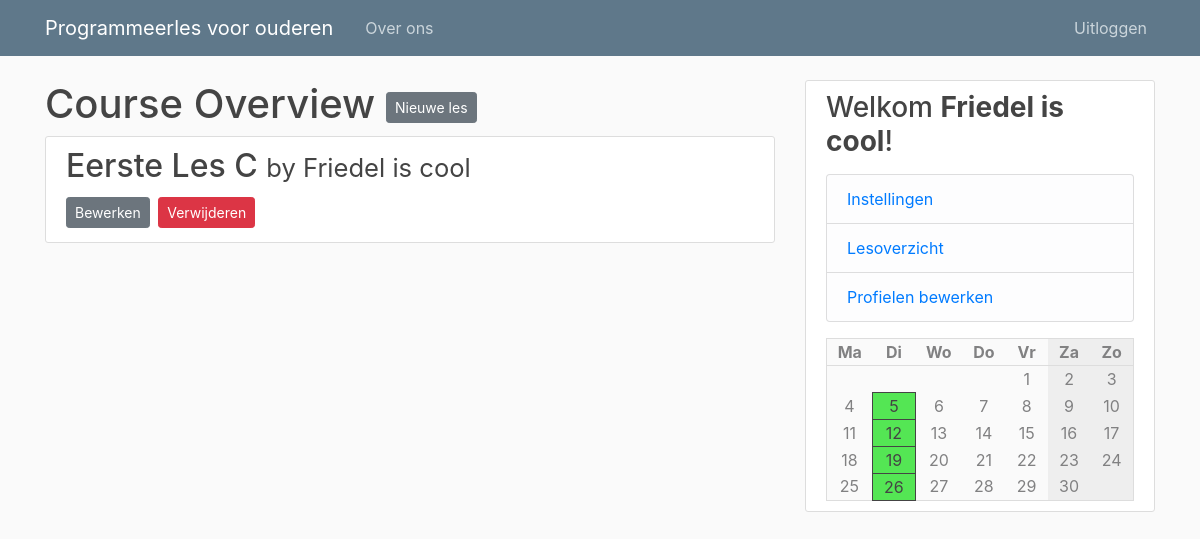
Screenshot of /courses (signed in) with the database file from the repository.
### pgmles/models.py (models this page shows)
class Course(db.Model):
    id = db.Column(db.Integer, primary_key=True)
    name = db.Column(db.String(100), nullable=False)
    description = db.Column(db.Text, nullable=False)
    teacher_id = db.Column(db.Integer, db.ForeignKey('user.id'), nullable=False)
    weekday = db.Column(db.Integer, nullable=False)
    start = db.Column(db.String(10), nullable=False, default=datetime.utcnow)
    end = db.Column(db.String(10), nullable=False, default=datetime.utcnow)
    location = db.Column(db.String(120), nullable=False)

class User(db.Model, UserMixin):
    id = db.Column(db.Integer, primary_key=True)
    type = db.Column(db.String(6), nullable=False, default="client")
    username = db.Column(db.String(20), unique=True, nullable=False)
    email = db.Column(db.String(120), unique=True, nullable=False)
    image_file = db.Column(db.String(20), nullable=False, default='default.jpg')
    password = db.Column(db.String(60), nullable=False)

### pgmles/routes.py (the view)
@app.route("/courses")
@login_required
def course_overview():
    if current_user.type not in [ "admin", "teacher" ]:
        abort(403)
    courses = [ (c, User.query.filter_by(id=c.id).first() ) for c in Course.query.all() ]
    return render_template('course_overview.html', calendar=make_calendar(), title='Lesoverzicht', courses=courses)

### pgmles/models.py (called while the page is built)
@login_manager.user_loader
def load_user(user_id):
    return User.query.get(int(user_id))

### pgmles/routes.py (called while the page is built)
def make_calendar():
    weekdays = list(enumerate(['Ma', 'Di', 'Wo', 'Do', 'Vr', 'Za', 'Zo']))
    courses = [ None, None, None, None, None, None, None ]
    if current_user.is_authenticated:
        subscriptions = [ cm.course_id for cm in CourseMember.query.filter_by(user_id=current_user.id) ]
        courses = [ ' +\n'.join([ c.name for c in Course.query.filter_by(weekday=i) if c.id in subscriptions ]) for i in range(7) ]
    today = datetime.today()
    m = Month()
    rows = []
    for days in m.monthdayscalendar(today.year, today.month):
        rows.append([ (i, d, courses[i]) for i, d in enumerate(days) ])
    return { 'weekdays': weekdays, 'rows': rows }

### pgmles/templates/course_overview.html (shortened to what this page needs)
{% extends "layout.html" %}
{% block content %}
<h1>Course Overview
  <a class="btn btn-secondary btn-sm mt-1 mb-1" href="{{ url_for('new_course') }}">Nieuwe les</a>
</h1>
{% for course, teacher in courses %}
<article class="media content-section">
  <div class="media-body">
    <h2><a class="article-title" href="{{url_for('course', course_id=course.id)}}">{{course.name}} <small>by {{
          teacher.username }}</small></a></h2>
    <div>
      <a class="btn btn-secondary btn-sm mt-1 mb-1"
        href="{{ url_for('update_course', course_id = course.id) }}">Bewerken</a>
      <button type="button" class="btn btn-danger btn-sm m-1" data-toggle="modal"
        data-target="#deleteModal">Verwijderen</button>
    </div>
  </div>
</article>
{% endfor %}
{% endblock content %}

### pgmles/templates/layout.html (shortened to what this page needs)
<!DOCTYPE html>
<html>
<head>
    <link rel="stylesheet" href="https://maxcdn.bootstrapcdn.com/bootstrap/4.0.0/css/bootstrap.min.css"
>
    <link rel="stylesheet" type="text/css" href="{{ url_for('static', filename='main.css') }}">
</head>
<body>
    <header class="site-header">
        <nav class="navbar navbar-expand-md navbar-dark bg-steel fixed-top">
            <div class="container">
                <a class="navbar-brand mr-4" href="/">Programmeerles voor ouderen</a>
                <div class="collapse navbar-collapse" id="navbarToggle">
                    <div class="navbar-nav mr-auto">
                        <a class="nav-item nav-link" href="/about">Over ons</a>
                    </div>
                    <div class="navbar-nav">
                        {% if current_user.is_authenticated %}
                        <a class="nav-item nav-link" href="{{ url_for('logout') }}">Uitloggen</a>
                        {% else %}
                        <a class="nav-item nav-link" href="{{ url_for('login') }}">Inloggen</a>
                        <a class="nav-item nav-link" href="{{ url_for('register') }}">Registeren</a>
                        {% endif %}
                    </div>
                </div>
            </div>
        </nav>
    </header>
    <main role="main" class="container">
        <div class="row">
            <div class="col-md-8">
                {% block content %}{% endblock %}
            </div>
            <div class="col-md-4">
                <div class="content-section">
                    <h3>Welkom <b>{{ current_user.username if current_user.is_authenticated else 'gast' }}</b>!</h3>
                    {% if current_user.is_authenticated %}
                    <p class='text-muted'>
                    <ul class="list-group">
                        <li class="list-group-item list-group-item-light"><a
                                href="{{ url_for('account') }}">Instellingen</a></li>
                        {% if current_user.type == 'teacher' or current_user.type == 'admin' %}
                        <li class="list-group-item list-group-item-light"><a
                                href="{{ url_for('course_overview') }}">Lesoverzicht</a></li>
                        {% endif %}
                        {% if current_user.type == 'admin' %}
                        <li class="list-group-item list-group-item-light"><a href="{{ url_for('admin') }}">Profielen
                                bewerken</a></li>
                        {% endif %}
                    </ul>
                    </p>
                    {% endif %}
                    <table class='calendar'>
                        <tr>
                            {% for d, day in calendar['weekdays'] %}
                            <th class="{{ 'weekend' if d >= 5 }}">{{ day }}</th>
                            {% endfor %}
                        </tr>
                        {% for row in calendar['rows'] %}
                        <tr>
                            {% for d, day, course in row %}
                            <td class="{{ 'weekend' if d >= 5 }} {{ 'course' if course and day }}">
                                {{ day if day }}
                            </td>
                            {% endfor %}
                        </tr>
                        {% endfor %}
                    </table>
                </div>
            </div>
        </div>
    </main>
</body>
</html>

### pgmles/static/main.css (style rules this page uses)
body { background: #fafafa; color: #333333; margin-top: 5rem; }
h1, h2, h3, h4, h5, h6 { color: #444444; }
.bg-steel { background-color: #5f788a; }
.site-header .navbar-nav .nav-link { color: #cbd5db; }
.content-section { background: #ffffff; padding: 10px 20px; border: 1px solid #dddddd; border-radius: 3px; margin-bottom: 20px; }
.article-title { color: #444444; }
.calendar { background-color: #fafafa; width: 100%; color: #818182; border: #dddddd solid 1px; }
.calendar .weekend { background-color: #eee; }
.calendar th { border-bottom: #ddd solid 1px; }
.calendar th, td { text-align: center; width: 100px; position: relative; }
.calendar .course { background: rgb(84, 230, 84); border: #444 solid 1px; color: #444 }

### rows the page displays
Course: name "Eerste Les C", username "Friedel is cool", teacher "5", day "12", day "19", day "26"
User: username "Friedel is cool"

### other values shown
{{ day }} "Ma" "Di" "Wo" "Do" "Vr" "Za" "Zo"
{{ day if day }} "1" "2" "3" "4" "6" "7" "8" "9" "10" "11" "13" "14" "15" "16" "17" "18" "20" "21" "22" "23" "24" "25" "27" "28" "29" "30"
